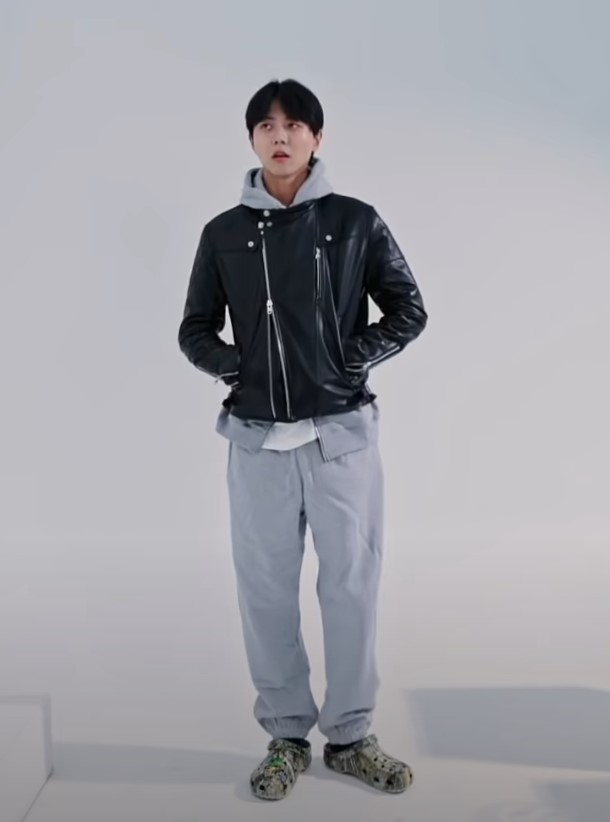
#> input picture RCC/imgs/wuze.jpg, 610 x 822 px
$ python color_extract.py
#> lines starting #> are read from the running program, lines starting #| are printed output that depends on the picture; after the words box and inside, x2 and y2 are one past the last pixel; in counts of white or black regions, pixels touching at a corner belong together; long printed decimals are rounded
import cv2
import numpy as np

# [66 lines left out: function detect_color_in_roi, not called in this run]

def detect_color_without_mouse(x, y, image):

    # BGR에서 HSV로 변환
#> called with x = 480, y = 257
    hsv_img = cv2.cvtColor(image, cv2.COLOR_BGR2HSV)
#> hsv_img: shape (822, 610, 3); mean H, S, V 122.3, 18.2, 170.2
#> image is the input picture: shape (822, 610, 3); mean B, G, R 169.6, 163.4, 163.4

    h, s, v = map(int, hsv_img[y, x])
#> h = 132; s = 6; v = 200

    # 마스크 생성 및 추출된 색상 영역 표시
    lower = (h-20, s-50, v-50)
#> lower = (112, -44, 150)
    upper = (h+20, s+50, v+50)
#> upper = (152, 56, 250)
    # lower = (h-10, 30, 30)
    # upper = (h+10, 230, 230)
    mask = cv2.inRange(hsv_img, lower, upper)
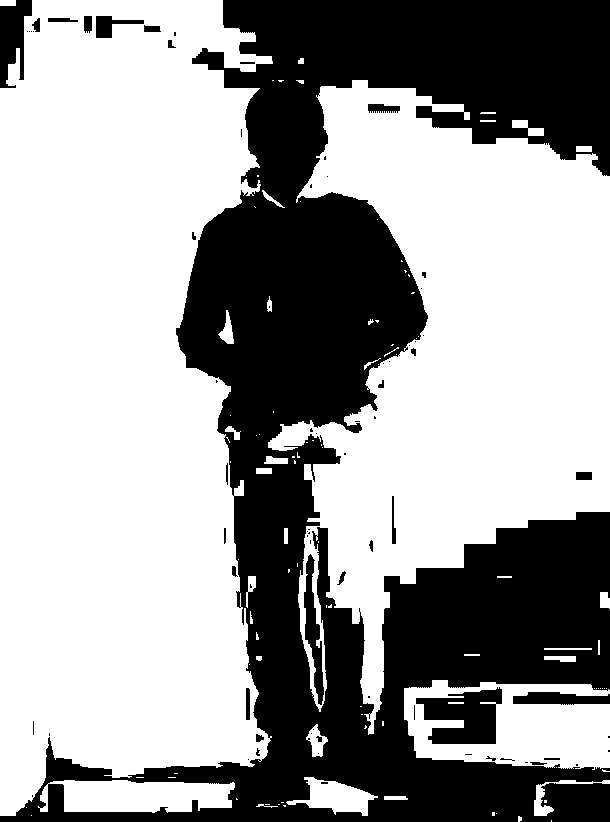
#> mask: shape (822, 610); 61.8% white; 75 black regions (45 under 20 px), largest, box (x1, y1, x2, y2) and area: (0, 0, 610, 822) 182268, (416, 687, 502, 744) 3214, (0, 0, 32, 88) 1769
    color_extracted = cv2.bitwise_and(hsv_img, hsv_img, mask=mask)
#> color_extracted: shape (822, 610, 3); mean H, S, V 78.6, 5.4, 116.8

    # HSV to RGB
    color_extracted = cv2.cvtColor(color_extracted, cv2.COLOR_HSV2RGB)
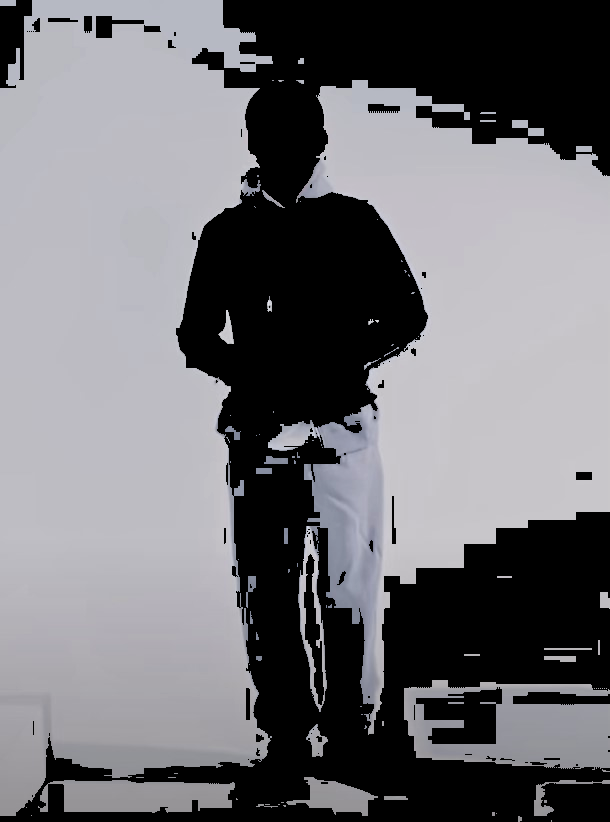
#> color_extracted: shape (822, 610, 3); mean R, G, B 113.2, 112.6, 116.8

    # 추출된 색상 영역에서 평균 색상 계산
    average_color = cv2.mean(color_extracted, mask=mask)
#> average_color = (183.3, 182.4, 189.1, 0)

    # 평균 색상 출력
    # print(f"Average RGB values at {list(x, y)}: {average_color}")

    return average_color

# 함수 호출 예시
if __name__ == '__main__':
    # image_path = './imgs/wuze.jpg'
    image_path = 'imgs/wuze.jpg'
    # image_path = 'images/test2.jpg'
    result = detect_color_without_mouse(480, 257, cv2.imread(image_path, 1))
#> result = (183.3, 182.4, 189.1, 0)
    # result = detect_color_in_roi(image_path)
    print(result)
#| (183.309, 182.361, 189.067, 0.0)
